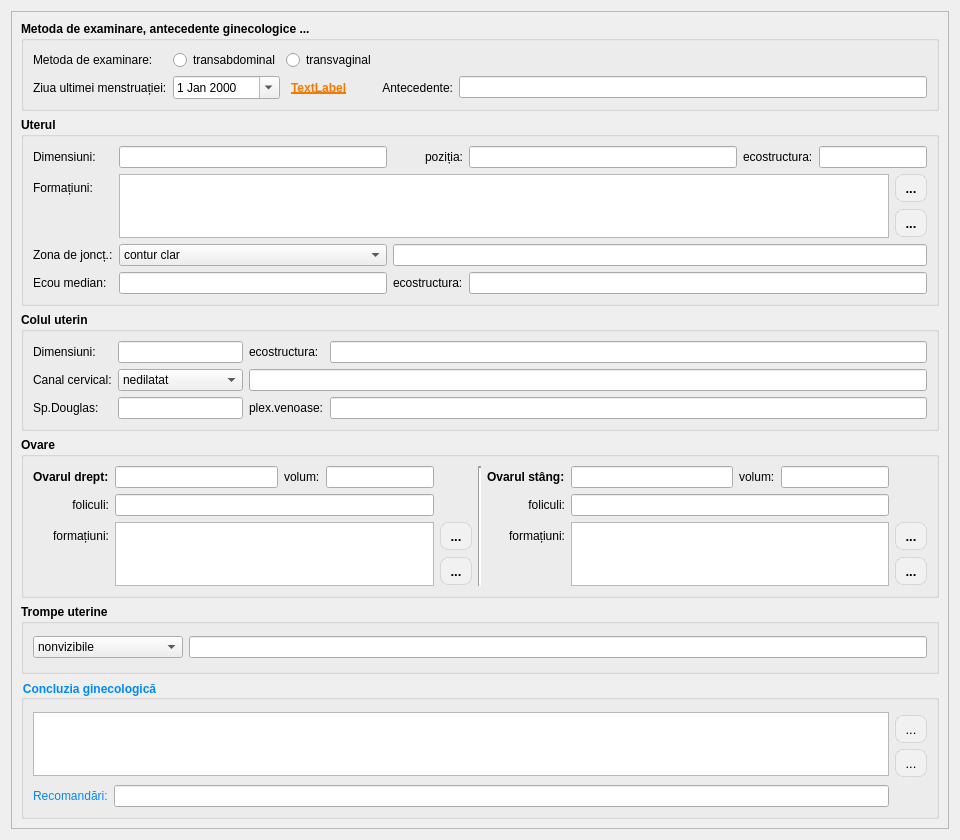
<?xml version="1.0" encoding="UTF-8"?>
<ui version="4.0">
 <class>ReportPageGynecology</class>
 <widget class="QWidget" name="ReportPageGynecology">
  <property name="geometry">
   <rect>
    <x>0</x>
    <y>0</y>
    <width>960</width>
    <height>840</height>
   </rect>
  </property>
  <property name="windowTitle">
   <string>Form</string>
  </property>
  <layout class="QGridLayout" name="gridLayout_21">
   <item row="0" column="0">
    <widget class="QScrollArea" name="scrollArea_gynecology">
     <property name="widgetResizable">
      <bool>true</bool>
     </property>
     <widget class="QWidget" name="scrollAreaWidgetContents_gynecology">
      <property name="geometry">
       <rect>
        <x>0</x>
        <y>0</y>
        <width>926</width>
        <height>918</height>
       </rect>
      </property>
      <layout class="QGridLayout" name="gridLayout_27">
       <item row="0" column="0">
        <widget class="QGroupBox" name="groupBox_8">
         <property name="sizePolicy">
          <sizepolicy hsizetype="Expanding" vsizetype="Fixed">
           <horstretch>0</horstretch>
           <verstretch>0</verstretch>
          </sizepolicy>
         </property>
         <property name="font">
          <font>
           <family>Segoe UI</family>
           <bold>true</bold>
          </font>
         </property>
         <property name="title">
          <string>Metoda de examinare, antecedente ginecologice ...</string>
         </property>
         <layout class="QGridLayout" name="gridLayout_19">
          <item row="0" column="1">
           <widget class="QRadioButton" name="gynecology_btn_transabdom">
            <property name="font">
             <font>
              <family>Segoe UI</family>
              <bold>false</bold>
             </font>
            </property>
            <property name="text">
             <string>transabdominal</string>
            </property>
           </widget>
          </item>
          <item row="1" column="0">
           <widget class="QLabel" name="label_47">
            <property name="font">
             <font>
              <family>Segoe UI</family>
              <bold>false</bold>
             </font>
            </property>
            <property name="text">
             <string>Ziua ultimei menstruației:</string>
            </property>
           </widget>
          </item>
          <item row="0" column="2">
           <widget class="QRadioButton" name="gynecology_btn_transvaginal">
            <property name="font">
             <font>
              <family>Segoe UI</family>
              <bold>false</bold>
             </font>
            </property>
            <property name="text">
             <string>transvaginal</string>
            </property>
           </widget>
          </item>
          <item row="1" column="1">
           <widget class="QDateEdit" name="gynecology_dateMenstruation">
            <property name="font">
             <font>
              <family>Segoe UI</family>
              <bold>false</bold>
             </font>
            </property>
            <property name="calendarPopup">
             <bool>true</bool>
            </property>
           </widget>
          </item>
          <item row="1" column="2">
           <widget class="QLabel" name="gynecology_text_date_menstruation">
            <property name="font">
             <font>
              <family>Cantarell</family>
              <bold>true</bold>
              <underline>true</underline>
             </font>
            </property>
            <property name="styleSheet">
             <string notr="true">padding-left: 2px; color: rgb(245, 121, 0); </string>
            </property>
            <property name="text">
             <string>TextLabel</string>
            </property>
            <property name="alignment">
             <set>Qt::AlignmentFlag::AlignLeading|Qt::AlignmentFlag::AlignLeft|Qt::AlignmentFlag::AlignVCenter</set>
            </property>
           </widget>
          </item>
          <item row="1" column="4">
           <widget class="QLineEdit" name="gynecology_antecedent">
            <property name="font">
             <font>
              <family>Segoe UI</family>
              <bold>false</bold>
             </font>
            </property>
           </widget>
          </item>
          <item row="0" column="0">
           <widget class="QLabel" name="label_46">
            <property name="font">
             <font>
              <family>Segoe UI</family>
              <bold>false</bold>
             </font>
            </property>
            <property name="text">
             <string>Metoda de examinare:</string>
            </property>
           </widget>
          </item>
          <item row="1" column="3">
           <widget class="QLabel" name="label_48">
            <property name="font">
             <font>
              <family>Segoe UI</family>
              <bold>false</bold>
             </font>
            </property>
            <property name="text">
             <string>Antecedente:</string>
            </property>
            <property name="alignment">
             <set>Qt::AlignmentFlag::AlignRight|Qt::AlignmentFlag::AlignTrailing|Qt::AlignmentFlag::AlignVCenter</set>
            </property>
           </widget>
          </item>
         </layout>
        </widget>
       </item>
       <item row="2" column="0">
        <widget class="QGroupBox" name="groupBox_10">
         <property name="sizePolicy">
          <sizepolicy hsizetype="Expanding" vsizetype="Fixed">
           <horstretch>0</horstretch>
           <verstretch>0</verstretch>
          </sizepolicy>
         </property>
         <property name="font">
          <font>
           <family>Segoe UI</family>
           <bold>true</bold>
          </font>
         </property>
         <property name="title">
          <string>Colul uterin</string>
         </property>
         <layout class="QGridLayout" name="gridLayout_18">
          <item row="0" column="2">
           <widget class="QLineEdit" name="gynecology_cervix_dimens">
            <property name="sizePolicy">
             <sizepolicy hsizetype="Preferred" vsizetype="Fixed">
              <horstretch>0</horstretch>
              <verstretch>0</verstretch>
             </sizepolicy>
            </property>
            <property name="font">
             <font>
              <family>Segoe UI</family>
              <bold>false</bold>
             </font>
            </property>
           </widget>
          </item>
          <item row="2" column="4">
           <widget class="QLineEdit" name="gynecology_plex_venos"/>
          </item>
          <item row="2" column="3">
           <widget class="QLabel" name="label_66">
            <property name="font">
             <font>
              <family>Segoe UI</family>
              <bold>false</bold>
             </font>
            </property>
            <property name="text">
             <string>plex.venoase:</string>
            </property>
           </widget>
          </item>
          <item row="0" column="3">
           <widget class="QLabel" name="label_56">
            <property name="font">
             <font>
              <family>Segoe UI</family>
              <bold>false</bold>
             </font>
            </property>
            <property name="text">
             <string>ecostructura:</string>
            </property>
           </widget>
          </item>
          <item row="0" column="4">
           <widget class="QLineEdit" name="gynecology_cervix_ecostructure">
            <property name="font">
             <font>
              <family>Segoe UI</family>
              <bold>false</bold>
             </font>
            </property>
           </widget>
          </item>
          <item row="0" column="0">
           <widget class="QLabel" name="label_55">
            <property name="font">
             <font>
              <family>Segoe UI</family>
              <bold>false</bold>
             </font>
            </property>
            <property name="text">
             <string>Dimensiuni:</string>
            </property>
           </widget>
          </item>
          <item row="2" column="2">
           <widget class="QLineEdit" name="gynecology_douglas">
            <property name="sizePolicy">
             <sizepolicy hsizetype="Preferred" vsizetype="Fixed">
              <horstretch>0</horstretch>
              <verstretch>0</verstretch>
             </sizepolicy>
            </property>
           </widget>
          </item>
          <item row="2" column="0">
           <widget class="QLabel" name="label_65">
            <property name="font">
             <font>
              <family>Segoe UI</family>
              <bold>false</bold>
             </font>
            </property>
            <property name="text">
             <string>Sp.Douglas:</string>
            </property>
           </widget>
          </item>
          <item row="1" column="0">
           <widget class="QLabel" name="label_158">
            <property name="font">
             <font>
              <family>Segoe UI</family>
              <bold>false</bold>
             </font>
            </property>
            <property name="text">
             <string>Canal cervical:</string>
            </property>
           </widget>
          </item>
          <item row="1" column="3" colspan="2">
           <widget class="QLineEdit" name="gynecology_canal_cervical_formations">
            <property name="font">
             <font>
              <family>Segoe UI</family>
              <bold>false</bold>
             </font>
            </property>
           </widget>
          </item>
          <item row="1" column="2">
           <widget class="QComboBox" name="gynecology_combo_canal_cervical">
            <property name="font">
             <font>
              <family>Segoe UI</family>
              <bold>false</bold>
             </font>
            </property>
            <item>
             <property name="text">
              <string>nedilatat</string>
             </property>
            </item>
            <item>
             <property name="text">
              <string>dilatat</string>
             </property>
            </item>
           </widget>
          </item>
         </layout>
        </widget>
       </item>
       <item row="1" column="0">
        <widget class="QGroupBox" name="groupBox_9">
         <property name="sizePolicy">
          <sizepolicy hsizetype="Expanding" vsizetype="Fixed">
           <horstretch>0</horstretch>
           <verstretch>0</verstretch>
          </sizepolicy>
         </property>
         <property name="font">
          <font>
           <family>Segoe UI</family>
           <bold>true</bold>
          </font>
         </property>
         <property name="title">
          <string>Uterul</string>
         </property>
         <layout class="QGridLayout" name="gridLayout_16">
          <item row="4" column="2">
           <widget class="QLabel" name="label_54">
            <property name="font">
             <font>
              <family>Segoe UI</family>
              <bold>false</bold>
             </font>
            </property>
            <property name="text">
             <string>ecostructura:</string>
            </property>
           </widget>
          </item>
          <item row="4" column="1">
           <widget class="QLineEdit" name="gynecology_ecou_dimens">
            <property name="font">
             <font>
              <family>Segoe UI</family>
              <bold>false</bold>
             </font>
            </property>
           </widget>
          </item>
          <item row="2" column="6">
           <widget class="QToolButton" name="btnAddTempletsUter">
            <property name="styleSheet">
             <string notr="true">QToolButton
{
border: 1px solid rgba(0, 0, 0, 0.1);
border-radius: 8px;
background-color: #f1f1f1;
color: #000000;
font-size: 13px;
padding: 4px 4px;
}
QToolButton:hover
{
background-color: #e0e0e0;
}
QToolButton:pressed
{
background-color: #d0d0d0;
}</string>
            </property>
            <property name="text">
             <string>...</string>
            </property>
            <property name="icon">
             <iconset resource="../../resources/resource.qrc">
              <normaloff>:/img/toolBar/add.png</normaloff>:/img/toolBar/add.png</iconset>
            </property>
           </widget>
          </item>
          <item row="0" column="5" colspan="2">
           <widget class="QLineEdit" name="gynecology_uterus_ecostructure">
            <property name="font">
             <font>
              <family>Segoe UI</family>
              <bold>false</bold>
             </font>
            </property>
           </widget>
          </item>
          <item row="0" column="1">
           <widget class="QLineEdit" name="gynecology_uterus_dimens">
            <property name="font">
             <font>
              <family>Segoe UI</family>
              <bold>false</bold>
             </font>
            </property>
           </widget>
          </item>
          <item row="1" column="6">
           <widget class="QToolButton" name="btnSelectTempletsUter">
            <property name="styleSheet">
             <string notr="true">QToolButton
{
border: 1px solid rgba(0, 0, 0, 0.1);
border-radius: 8px;
background-color: #f1f1f1;
color: #000000;
font-size: 13px;
padding: 4px 4px;
}
QToolButton:hover
{
background-color: #e0e0e0;
}
QToolButton:pressed
{
background-color: #d0d0d0;
}</string>
            </property>
            <property name="text">
             <string>...</string>
            </property>
            <property name="icon">
             <iconset resource="../../resources/resource.qrc">
              <normaloff>:/img/actions/select.png</normaloff>:/img/actions/select.png</iconset>
            </property>
           </widget>
          </item>
          <item row="0" column="0">
           <widget class="QLabel" name="label_49">
            <property name="font">
             <font>
              <family>Segoe UI</family>
              <bold>false</bold>
             </font>
            </property>
            <property name="text">
             <string>Dimensiuni:</string>
            </property>
           </widget>
          </item>
          <item row="0" column="3">
           <widget class="QLineEdit" name="gynecology_uterus_pozition">
            <property name="font">
             <font>
              <family>Segoe UI</family>
              <bold>false</bold>
             </font>
            </property>
           </widget>
          </item>
          <item row="1" column="0">
           <widget class="QLabel" name="label_52">
            <property name="font">
             <font>
              <family>Segoe UI</family>
              <bold>false</bold>
             </font>
            </property>
            <property name="text">
             <string>Formațiuni:</string>
            </property>
           </widget>
          </item>
          <item row="0" column="4">
           <widget class="QLabel" name="label_51">
            <property name="font">
             <font>
              <family>Segoe UI</family>
              <bold>false</bold>
             </font>
            </property>
            <property name="text">
             <string>ecostructura:</string>
            </property>
           </widget>
          </item>
          <item row="1" column="1" rowspan="2" colspan="5">
           <widget class="QPlainTextEdit" name="gynecology_uterus_formations">
            <property name="maximumSize">
             <size>
              <width>16777215</width>
              <height>64</height>
             </size>
            </property>
            <property name="font">
             <font>
              <family>Segoe UI</family>
              <bold>false</bold>
             </font>
            </property>
           </widget>
          </item>
          <item row="4" column="0">
           <widget class="QLabel" name="label_53">
            <property name="font">
             <font>
              <family>Segoe UI</family>
              <bold>false</bold>
             </font>
            </property>
            <property name="text">
             <string>Ecou median:</string>
            </property>
           </widget>
          </item>
          <item row="4" column="3" colspan="4">
           <widget class="QLineEdit" name="gynecology_ecou_ecostructure">
            <property name="font">
             <font>
              <family>Segoe UI</family>
              <bold>false</bold>
             </font>
            </property>
           </widget>
          </item>
          <item row="0" column="2">
           <widget class="QLabel" name="label_50">
            <property name="font">
             <font>
              <family>Segoe UI</family>
              <bold>false</bold>
             </font>
            </property>
            <property name="text">
             <string>poziția:</string>
            </property>
            <property name="alignment">
             <set>Qt::AlignmentFlag::AlignRight|Qt::AlignmentFlag::AlignTrailing|Qt::AlignmentFlag::AlignVCenter</set>
            </property>
           </widget>
          </item>
          <item row="3" column="0">
           <widget class="QLabel" name="label_159">
            <property name="font">
             <font>
              <family>Segoe UI</family>
              <bold>false</bold>
             </font>
            </property>
            <property name="text">
             <string>Zona de joncț.:</string>
            </property>
           </widget>
          </item>
          <item row="3" column="1">
           <widget class="QComboBox" name="gynecology_combo_jonctional_zone">
            <property name="font">
             <font>
              <family>Segoe UI</family>
              <bold>false</bold>
             </font>
            </property>
            <item>
             <property name="text">
              <string>contur clar</string>
             </property>
            </item>
            <item>
             <property name="text">
              <string>contur sters</string>
             </property>
            </item>
           </widget>
          </item>
          <item row="3" column="2" colspan="5">
           <widget class="QLineEdit" name="gynecology_jonctional_zone_description">
            <property name="font">
             <font>
              <family>Segoe UI</family>
              <bold>false</bold>
             </font>
            </property>
           </widget>
          </item>
         </layout>
        </widget>
       </item>
       <item row="3" column="0">
        <widget class="QGroupBox" name="groupBox_11">
         <property name="sizePolicy">
          <sizepolicy hsizetype="Expanding" vsizetype="Fixed">
           <horstretch>0</horstretch>
           <verstretch>0</verstretch>
          </sizepolicy>
         </property>
         <property name="font">
          <font>
           <family>Segoe UI</family>
           <bold>true</bold>
          </font>
         </property>
         <property name="title">
          <string>Ovare</string>
         </property>
         <layout class="QGridLayout" name="gridLayout_17">
          <item row="2" column="7" rowspan="2" colspan="3">
           <widget class="QPlainTextEdit" name="gynecology_ovary_formations_left">
            <property name="sizePolicy">
             <sizepolicy hsizetype="Expanding" vsizetype="Preferred">
              <horstretch>0</horstretch>
              <verstretch>0</verstretch>
             </sizepolicy>
            </property>
            <property name="maximumSize">
             <size>
              <width>16777215</width>
              <height>64</height>
             </size>
            </property>
            <property name="font">
             <font>
              <family>Segoe UI</family>
              <bold>false</bold>
             </font>
            </property>
           </widget>
          </item>
          <item row="0" column="6">
           <widget class="QLabel" name="label_58">
            <property name="text">
             <string>Ovarul stâng:</string>
            </property>
           </widget>
          </item>
          <item row="1" column="7" colspan="3">
           <widget class="QLineEdit" name="gynecology_follicule_left">
            <property name="font">
             <font>
              <family>Segoe UI</family>
              <bold>false</bold>
             </font>
            </property>
           </widget>
          </item>
          <item row="1" column="6">
           <widget class="QLabel" name="label_62">
            <property name="font">
             <font>
              <family>Segoe UI</family>
              <bold>false</bold>
             </font>
            </property>
            <property name="text">
             <string>foliculi:</string>
            </property>
            <property name="alignment">
             <set>Qt::AlignmentFlag::AlignRight|Qt::AlignmentFlag::AlignTrailing|Qt::AlignmentFlag::AlignVCenter</set>
            </property>
           </widget>
          </item>
          <item row="1" column="1" colspan="3">
           <widget class="QLineEdit" name="gynecology_follicule_right">
            <property name="font">
             <font>
              <family>Segoe UI</family>
              <bold>false</bold>
             </font>
            </property>
           </widget>
          </item>
          <item row="1" column="0">
           <widget class="QLabel" name="label_61">
            <property name="font">
             <font>
              <family>Segoe UI</family>
              <bold>false</bold>
             </font>
            </property>
            <property name="text">
             <string>foliculi:</string>
            </property>
            <property name="alignment">
             <set>Qt::AlignmentFlag::AlignRight|Qt::AlignmentFlag::AlignTrailing|Qt::AlignmentFlag::AlignVCenter</set>
            </property>
           </widget>
          </item>
          <item row="0" column="1">
           <widget class="QLineEdit" name="gynecology_ovary_right_dimens">
            <property name="font">
             <font>
              <family>Segoe UI</family>
              <bold>false</bold>
             </font>
            </property>
           </widget>
          </item>
          <item row="2" column="0">
           <widget class="QLabel" name="label_63">
            <property name="font">
             <font>
              <family>Segoe UI</family>
              <bold>false</bold>
             </font>
            </property>
            <property name="text">
             <string>formațiuni:</string>
            </property>
            <property name="alignment">
             <set>Qt::AlignmentFlag::AlignRight|Qt::AlignmentFlag::AlignTrailing|Qt::AlignmentFlag::AlignVCenter</set>
            </property>
           </widget>
          </item>
          <item row="0" column="5" rowspan="4">
           <widget class="Line" name="line_4">
            <property name="frameShadow">
             <enum>QFrame::Shadow::Sunken</enum>
            </property>
            <property name="lineWidth">
             <number>2</number>
            </property>
            <property name="orientation">
             <enum>Qt::Orientation::Vertical</enum>
            </property>
           </widget>
          </item>
          <item row="2" column="4">
           <widget class="QToolButton" name="btnSelectTempletsOvarRight">
            <property name="styleSheet">
             <string notr="true">QToolButton
{
border: 1px solid rgba(0, 0, 0, 0.1);
border-radius: 8px;
background-color: #f1f1f1;
color: #000000;
font-size: 13px;
padding: 4px 4px;
}
QToolButton:hover
{
background-color: #e0e0e0;
}
QToolButton:pressed
{
background-color: #d0d0d0;
}</string>
            </property>
            <property name="text">
             <string>...</string>
            </property>
            <property name="icon">
             <iconset resource="../../resources/resource.qrc">
              <normaloff>:/img/actions/select.png</normaloff>:/img/actions/select.png</iconset>
            </property>
           </widget>
          </item>
          <item row="0" column="7">
           <widget class="QLineEdit" name="gynecology_ovary_left_dimens">
            <property name="font">
             <font>
              <family>Segoe UI</family>
              <bold>false</bold>
             </font>
            </property>
           </widget>
          </item>
          <item row="2" column="1" rowspan="2" colspan="3">
           <widget class="QPlainTextEdit" name="gynecology_ovary_formations_right">
            <property name="sizePolicy">
             <sizepolicy hsizetype="Expanding" vsizetype="Preferred">
              <horstretch>0</horstretch>
              <verstretch>0</verstretch>
             </sizepolicy>
            </property>
            <property name="maximumSize">
             <size>
              <width>16777215</width>
              <height>64</height>
             </size>
            </property>
            <property name="font">
             <font>
              <family>Segoe UI</family>
              <bold>false</bold>
             </font>
            </property>
           </widget>
          </item>
          <item row="3" column="10">
           <widget class="QToolButton" name="btnAddTempletsOvarLeft">
            <property name="styleSheet">
             <string notr="true">QToolButton
{
border: 1px solid rgba(0, 0, 0, 0.1);
border-radius: 8px;
background-color: #f1f1f1;
color: #000000;
font-size: 13px;
padding: 4px 4px;
}
QToolButton:hover
{
background-color: #e0e0e0;
}
QToolButton:pressed
{
background-color: #d0d0d0;
}</string>
            </property>
            <property name="text">
             <string>...</string>
            </property>
            <property name="icon">
             <iconset resource="../../resources/resource.qrc">
              <normaloff>:/img/toolBar/add.png</normaloff>:/img/toolBar/add.png</iconset>
            </property>
           </widget>
          </item>
          <item row="0" column="2">
           <widget class="QLabel" name="label_59">
            <property name="font">
             <font>
              <family>Segoe UI</family>
              <bold>false</bold>
             </font>
            </property>
            <property name="text">
             <string>volum:</string>
            </property>
           </widget>
          </item>
          <item row="2" column="6">
           <widget class="QLabel" name="label_64">
            <property name="font">
             <font>
              <family>Segoe UI</family>
              <bold>false</bold>
             </font>
            </property>
            <property name="text">
             <string>formațiuni:</string>
            </property>
            <property name="alignment">
             <set>Qt::AlignmentFlag::AlignRight|Qt::AlignmentFlag::AlignTrailing|Qt::AlignmentFlag::AlignVCenter</set>
            </property>
           </widget>
          </item>
          <item row="2" column="10">
           <widget class="QToolButton" name="btnSelectTempletsOvarLeft">
            <property name="styleSheet">
             <string notr="true">QToolButton
{
border: 1px solid rgba(0, 0, 0, 0.1);
border-radius: 8px;
background-color: #f1f1f1;
color: #000000;
font-size: 13px;
padding: 4px 4px;
}
QToolButton:hover
{
background-color: #e0e0e0;
}
QToolButton:pressed
{
background-color: #d0d0d0;
}</string>
            </property>
            <property name="text">
             <string>...</string>
            </property>
            <property name="icon">
             <iconset resource="../../resources/resource.qrc">
              <normaloff>:/img/actions/select.png</normaloff>:/img/actions/select.png</iconset>
            </property>
           </widget>
          </item>
          <item row="0" column="0">
           <widget class="QLabel" name="label_57">
            <property name="text">
             <string>Ovarul drept:</string>
            </property>
           </widget>
          </item>
          <item row="0" column="3">
           <widget class="QLineEdit" name="gynecology_ovary_right_volum">
            <property name="sizePolicy">
             <sizepolicy hsizetype="Preferred" vsizetype="Fixed">
              <horstretch>0</horstretch>
              <verstretch>0</verstretch>
             </sizepolicy>
            </property>
            <property name="font">
             <font>
              <family>Segoe UI</family>
              <bold>false</bold>
             </font>
            </property>
           </widget>
          </item>
          <item row="0" column="8">
           <widget class="QLabel" name="label_60">
            <property name="sizePolicy">
             <sizepolicy hsizetype="Preferred" vsizetype="Preferred">
              <horstretch>0</horstretch>
              <verstretch>0</verstretch>
             </sizepolicy>
            </property>
            <property name="font">
             <font>
              <family>Segoe UI</family>
              <bold>false</bold>
             </font>
            </property>
            <property name="text">
             <string>volum:</string>
            </property>
           </widget>
          </item>
          <item row="0" column="9">
           <widget class="QLineEdit" name="gynecology_ovary_left_volum">
            <property name="sizePolicy">
             <sizepolicy hsizetype="Preferred" vsizetype="Fixed">
              <horstretch>0</horstretch>
              <verstretch>0</verstretch>
             </sizepolicy>
            </property>
            <property name="font">
             <font>
              <family>Segoe UI</family>
              <bold>false</bold>
             </font>
            </property>
           </widget>
          </item>
          <item row="3" column="4">
           <widget class="QToolButton" name="btnAddTempletsOvarRight">
            <property name="styleSheet">
             <string notr="true">QToolButton
{
border: 1px solid rgba(0, 0, 0, 0.1);
border-radius: 8px;
background-color: #f1f1f1;
color: #000000;
font-size: 13px;
padding: 4px 4px;
}
QToolButton:hover
{
background-color: #e0e0e0;
}
QToolButton:pressed
{
background-color: #d0d0d0;
}</string>
            </property>
            <property name="text">
             <string>...</string>
            </property>
            <property name="icon">
             <iconset resource="../../resources/resource.qrc">
              <normaloff>:/img/toolBar/add.png</normaloff>:/img/toolBar/add.png</iconset>
            </property>
           </widget>
          </item>
         </layout>
        </widget>
       </item>
       <item row="5" column="0">
        <widget class="QGroupBox" name="groupBox_15">
         <property name="sizePolicy">
          <sizepolicy hsizetype="Preferred" vsizetype="Fixed">
           <horstretch>0</horstretch>
           <verstretch>0</verstretch>
          </sizepolicy>
         </property>
         <property name="font">
          <font>
           <family>Cantarell</family>
           <bold>true</bold>
          </font>
         </property>
         <property name="styleSheet">
          <string notr="true">color: rgb(0, 137, 255);</string>
         </property>
         <property name="title">
          <string>Concluzia ginecologică</string>
         </property>
         <layout class="QGridLayout" name="gridLayout_23">
          <item row="1" column="2">
           <widget class="QToolButton" name="btn_template_gynecology">
            <property name="styleSheet">
             <string notr="true">QToolButton
{
border: 1px solid rgba(0, 0, 0, 0.1);
border-radius: 8px;
background-color: #f1f1f1;
color: #000000;
font-size: 13px;
padding: 4px 4px;
}
QToolButton:hover
{
background-color: #e0e0e0;
}
QToolButton:pressed
{
background-color: #d0d0d0;
}</string>
            </property>
            <property name="text">
             <string>...</string>
            </property>
            <property name="icon">
             <iconset resource="../../resources/resource.qrc">
              <normaloff>:/img/actions/select.png</normaloff>:/img/actions/select.png</iconset>
            </property>
           </widget>
          </item>
          <item row="0" column="0" rowspan="4" colspan="2">
           <widget class="QPlainTextEdit" name="gynecology_concluzion">
            <property name="maximumSize">
             <size>
              <width>16777215</width>
              <height>64</height>
             </size>
            </property>
           </widget>
          </item>
          <item row="2" column="2">
           <widget class="QToolButton" name="btn_add_template_gynecology">
            <property name="styleSheet">
             <string notr="true">QToolButton
{
border: 1px solid rgba(0, 0, 0, 0.1);
border-radius: 8px;
background-color: #f1f1f1;
color: #000000;
font-size: 13px;
padding: 4px 4px;
}
QToolButton:hover
{
background-color: #e0e0e0;
}
QToolButton:pressed
{
background-color: #d0d0d0;
}</string>
            </property>
            <property name="text">
             <string>...</string>
            </property>
            <property name="icon">
             <iconset resource="../../resources/resource.qrc">
              <normaloff>:/img/toolBar/add.png</normaloff>:/img/toolBar/add.png</iconset>
            </property>
           </widget>
          </item>
          <item row="3" column="2" rowspan="2">
           <spacer name="verticalSpacer_9">
            <property name="orientation">
             <enum>Qt::Orientation::Vertical</enum>
            </property>
            <property name="sizeHint" stdset="0">
             <size>
              <width>20</width>
              <height>30</height>
             </size>
            </property>
           </spacer>
          </item>
          <item row="4" column="0">
           <widget class="QLabel" name="label_100">
            <property name="text">
             <string>Recomandări:</string>
            </property>
           </widget>
          </item>
          <item row="4" column="1">
           <widget class="LineEditCustom" name="gynecology_recommendation">
            <property name="font">
             <font>
              <bold>false</bold>
             </font>
            </property>
           </widget>
          </item>
         </layout>
        </widget>
       </item>
       <item row="4" column="0">
        <widget class="QGroupBox" name="groupBox_34">
         <property name="font">
          <font>
           <family>Segoe UI</family>
           <bold>true</bold>
          </font>
         </property>
         <property name="title">
          <string>Trompe uterine</string>
         </property>
         <layout class="QGridLayout" name="gridLayout_82">
          <item row="0" column="0">
           <widget class="QComboBox" name="gynecology_combo_fallopian_tubes">
            <property name="minimumSize">
             <size>
              <width>150</width>
              <height>0</height>
             </size>
            </property>
            <property name="font">
             <font>
              <family>Segoe UI</family>
              <bold>false</bold>
             </font>
            </property>
            <item>
             <property name="text">
              <string>nonvizibile</string>
             </property>
            </item>
            <item>
             <property name="text">
              <string>vizibile</string>
             </property>
            </item>
           </widget>
          </item>
          <item row="0" column="1">
           <widget class="QLineEdit" name="gynecology_fallopian_tubes_formations">
            <property name="font">
             <font>
              <family>Segoe UI</family>
              <bold>false</bold>
             </font>
            </property>
            <property name="clearButtonEnabled">
             <bool>true</bool>
            </property>
           </widget>
          </item>
         </layout>
        </widget>
       </item>
      </layout>
     </widget>
    </widget>
   </item>
  </layout>
 </widget>
 <customwidgets>
  <customwidget>
   <class>LineEditCustom</class>
   <extends>QLineEdit</extends>
   <header>customs/lineeditcustom.h</header>
  </customwidget>
 </customwidgets>
 <tabstops>
  <tabstop>gynecology_btn_transabdom</tabstop>
  <tabstop>gynecology_btn_transvaginal</tabstop>
  <tabstop>gynecology_dateMenstruation</tabstop>
  <tabstop>gynecology_antecedent</tabstop>
  <tabstop>gynecology_uterus_dimens</tabstop>
  <tabstop>gynecology_uterus_pozition</tabstop>
  <tabstop>gynecology_uterus_ecostructure</tabstop>
  <tabstop>gynecology_uterus_formations</tabstop>
  <tabstop>gynecology_combo_jonctional_zone</tabstop>
  <tabstop>gynecology_jonctional_zone_description</tabstop>
  <tabstop>gynecology_ecou_dimens</tabstop>
  <tabstop>gynecology_ecou_ecostructure</tabstop>
  <tabstop>gynecology_cervix_dimens</tabstop>
  <tabstop>gynecology_cervix_ecostructure</tabstop>
  <tabstop>gynecology_combo_canal_cervical</tabstop>
  <tabstop>gynecology_canal_cervical_formations</tabstop>
  <tabstop>gynecology_douglas</tabstop>
  <tabstop>gynecology_plex_venos</tabstop>
  <tabstop>gynecology_ovary_right_dimens</tabstop>
  <tabstop>gynecology_ovary_right_volum</tabstop>
  <tabstop>gynecology_ovary_left_dimens</tabstop>
  <tabstop>gynecology_ovary_left_volum</tabstop>
  <tabstop>gynecology_follicule_right</tabstop>
  <tabstop>gynecology_follicule_left</tabstop>
  <tabstop>gynecology_ovary_formations_right</tabstop>
  <tabstop>gynecology_ovary_formations_left</tabstop>
  <tabstop>gynecology_combo_fallopian_tubes</tabstop>
  <tabstop>gynecology_fallopian_tubes_formations</tabstop>
  <tabstop>gynecology_concluzion</tabstop>
  <tabstop>gynecology_recommendation</tabstop>
 </tabstops>
 <resources>
  <include location="../../resources/resource.qrc"/>
 </resources>
 <connections/>
</ui>
